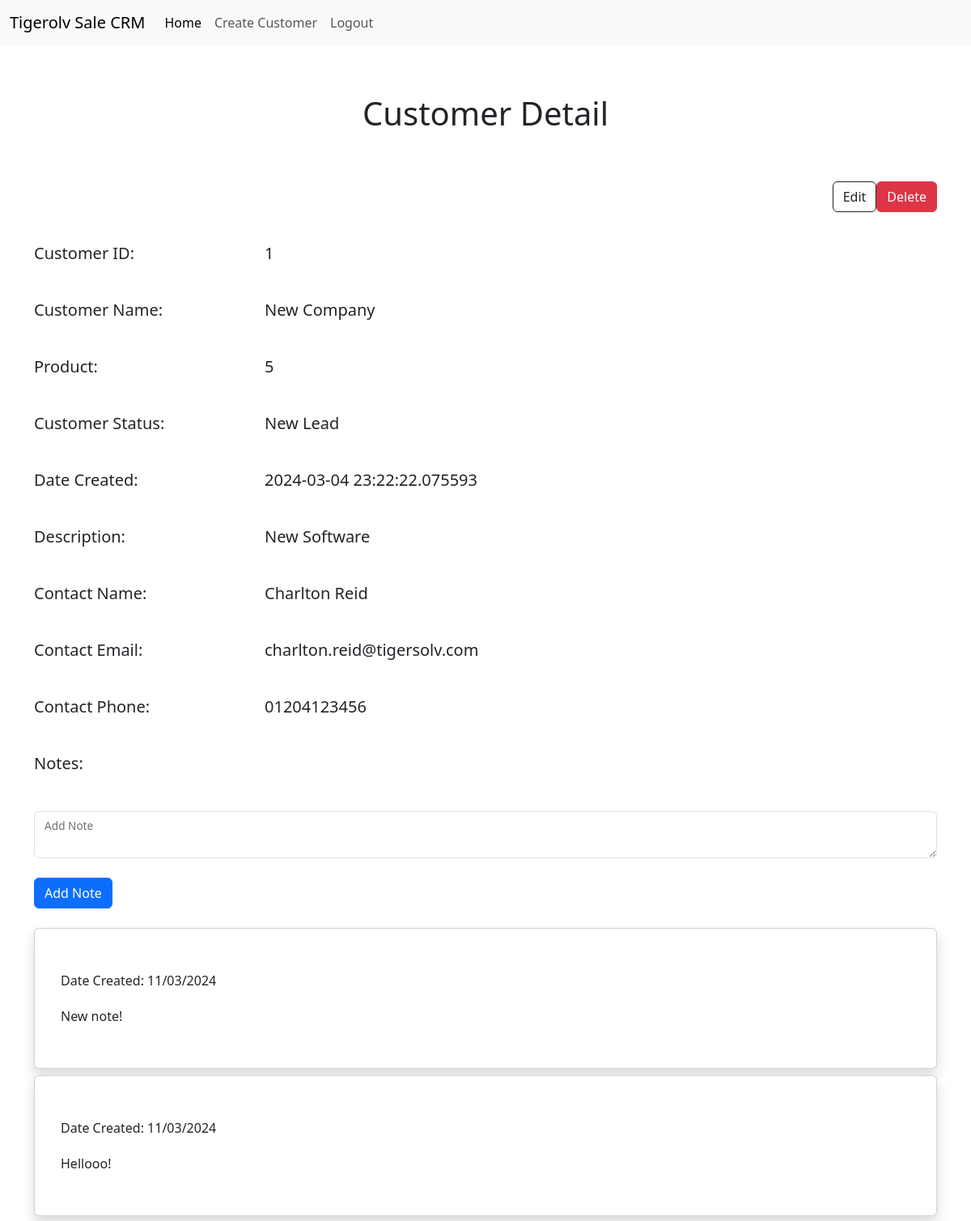
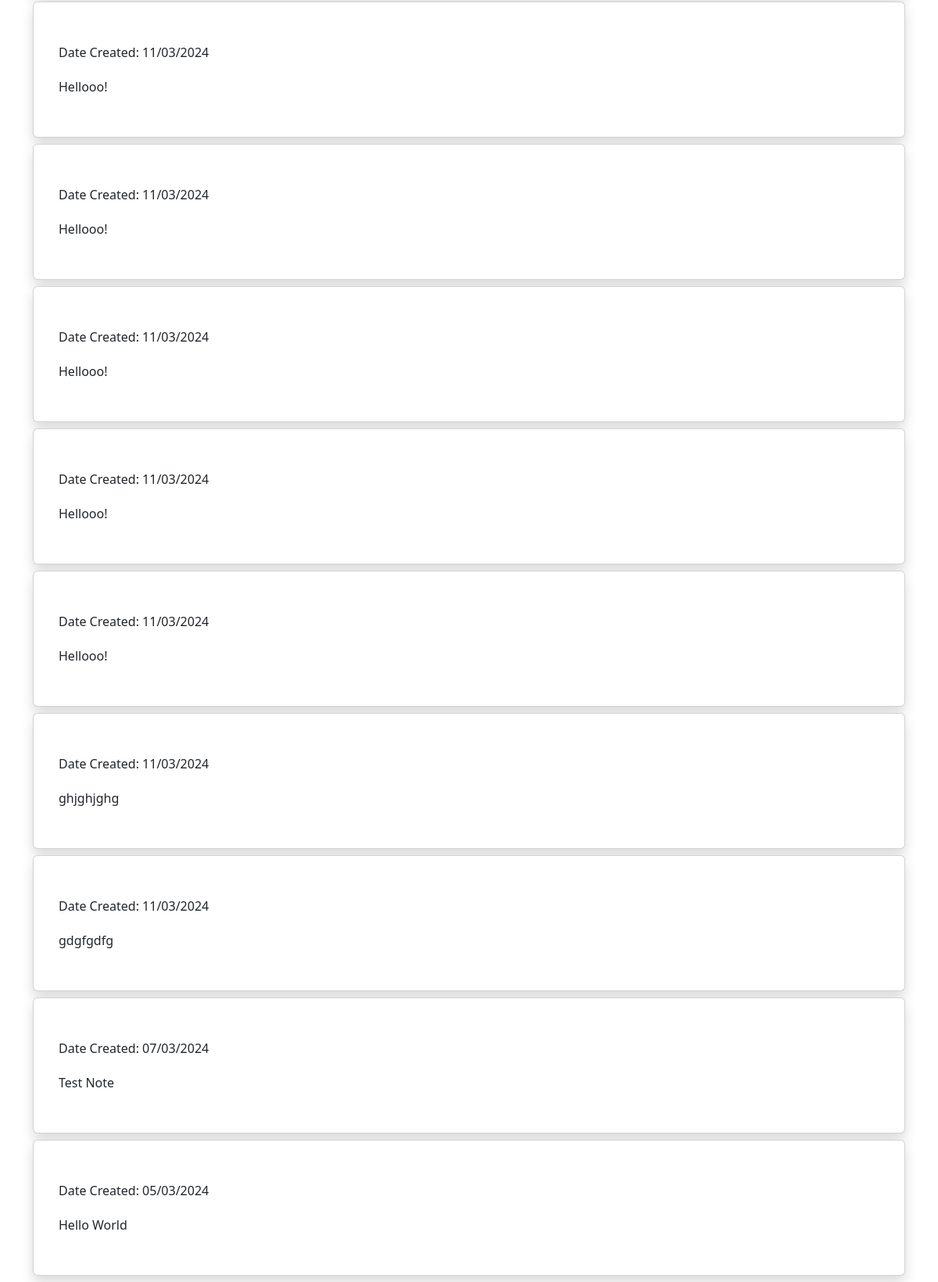
Page /customer/1 (signed in) on the committed database (2 pictures, top to bottom).
### app/models.py (models this page shows, shortened)
class Customer(db.Model):
    __tablename__ = 'customer'
    CustomerId = db.Column(db.Integer,primary_key=True)
    ProductId = db.Column(db.Integer,db.ForeignKey('product.ProductId'))
    Name = db.Column(db.String(128))
    Description = db.Column(db.String(5000))
    Status = db.Column(db.String(64))
    ContactName = db.Column(db.String(128))
    ContactEmail = db.Column(db.String(128))
    ContactPhone = db.Column(db.String(64))
    AgentId = db.Column(db.Integer,db.ForeignKey('user.UserId'))
    DateCreated = db.Column(db.DateTime , default=datetime.utcnow)
    notes = db.relationship('Note',backref='customer',lazy='dynamic')

class Note(db.Model):
    __tablename__ = 'note'
    NoteId = db.Column(db.Integer,primary_key=True)
    CustomerId = db.Column(db.Integer,db.ForeignKey('customer.CustomerId'))
    AgentId = db.Column(db.Integer,db.ForeignKey('user.UserId'))
    Note = db.Column(db.String(2000))
    DateCreated = db.Column(db.DateTime, default=datetime.utcnow)

### app/main/views.py (the view, shortened to what this page needs)
@main.route('/customer/<int:id>', methods=['GET','POST'])
@login_required
@permission_required(Permission.VIEW)
def customerdetail(id):
    form = CreateNoteForm()
    customer = db.session.query(Customer, Note).filter_by(CustomerId=id).outerjoin(Note, Customer.CustomerId == Note.CustomerId).order_by(Note.DateCreated.desc()).all()
    return render_template('customer.html', customer=customer, current_user=current_user, form=form)

### app/main/forms.py
class CreateNoteForm(FlaskForm):
    note = TextAreaField('Note')
    submit = SubmitField('Submit')

### app/models.py (called while the page is built)
    @login_manager.user_loader
    def load_user(user_id):
        return User.query.get(int(user_id))

    def can(self,permissions):
        return self.Role is not None and (self.Role & permissions) == permissions

    def is_administrator(self):
        return self.can(Permission.ADMIN)

### app/templates/customer.html (shortened to what this page needs)
{% extends 'base.html' %}
{% block head %}
    <link rel="stylesheet" href="{{ url_for('static', filename='css/customer.css') }}">
{% endblock head %}
{% block body %}
<div class="container">
    <h1>Customer Detail</h1>
    <div class="row">
        <div class="col-3">
        </div>
        <div class="col d-flex justify-content-end">
            <a class="btn btn-outline-dark mb-3" href="/customer/edit/{{customer.CustomerId}}" role="button">Edit</a>
            <button class="btn btn-danger mb-3" data-bs-toggle="modal" data-bs-target="#deleteModal">Delete</button>
        </div>
    </div>
    <div class="row">
        <div class="col-3">
            <p class="fs-5">Customer ID:</p>
        </div>
        <div class="col-5">
            <p class="fs-5">{{ customer[0][0].CustomerId }}</p>
        </div>
    </div>
    <div class="row">
        <div class="col-3 align-items-center">
            <p class="fs-5">Customer Name:</p>
        </div>
        <div class="col-5 align-items-center">
            <p class="fs-5">{{ customer[0][0].Name }}</p>
        </div>
    </div>
    <div class="row">
        <div class="col-3">
            <p class="fs-5">Product:</p>
        </div>
        <div class="col-5">
            <p class="fs-5">{{ customer[0][0].ProductId }}</p>
        </div>
    </div>
    <div class="row">
        <div class="col-3">
            <p class="fs-5">Customer Status:</p>
        </div>
        <div class="col-5">
            <p class="fs-5">{{ customer[0][0].Status }}</p>
        </div>
    </div>
    <div class="row">
        <div class="col-3">
            <p class="fs-5">Date Created:</p>
        </div>
        <div class="col-5">
            <p class="fs-5">{{ customer[0][0].DateCreated }}</p>
        </div>
    </div>
    <div class="row">
        <div class="col-3">
            <p class="fs-5">Description:</p>
        </div>
        <div class="col-5">
            <p class="fs-5">{{ customer[0][0].Description }}</p>
        </div>
    </div>
    <div class="row">
        <div class="col-3">
            <p class="fs-5">Contact Name:</p>
        </div>
        <div class="col-5">
            <p class="fs-5">{{ customer[0][0].ContactName }}</p>
        </div>
    </div>
    <div class="row">
        <div class="col-3">
            <p class="fs-5">Contact Email:</p>
        </div>
        <div class="col-5">
            <p class="fs-5">{{ customer[0][0].ContactEmail }}</p>
        </div>
    </div>
    <div class="row">
        <div class="col-3">
            <p class="fs-5">Contact Phone:</p>
        </div>
        <div class="col-5">
            <p class="fs-5">{{ customer[0][0].ContactPhone }}</p>
        </div>
    </div>
    <div class="row">
        <div class="col-3">
            <p class="fs-5">Notes:</p>
        </div>
    </div>
</div>
<div class="container mt-4">
    <div class="row">
        <form method="POST" action="/customer/{{ customer[0][0].CustomerId }}">
            <div class="form-floating">
                {{ form.note(class='form-control mb-4', id='noteInput') }}
                <label for="noteInput">Add Note</label>
            </div>
            {{ form.submit(class='btn btn-primary mb-4', value="Add Note") }}
        </form>
    </div>
    {% for result in customer %}
    <div class="card shadow p-3 mb-2 bg-body rounded">
        <div class="card-body">
            <p class="align-self-start">Date Created: {{ result[1].DateCreated.strftime('%d/%m/%Y') }}</p>
            <p>{{ result[1].Note }}</p>
        </div>
    </div>
    {% endfor %}
</div>
{% endblock body %}

### app/templates/base.html (shortened to what this page needs)
<!DOCTYPE html>
<html>
    <head>
        <link rel="stylesheet" href="">
        <link href="https://cdn.jsdelivr.net/npm/bootstrap@5.3.2/dist/css/bootstrap.min.css" rel="stylesheet">
        <link rel="stylesheet" href="{{ url_for('static', filename='css/main.css') }}">
        {% block head %}{% endblock %}
        {% block navbar %}
        <nav class="navbar navbar-expand-lg bg-body-tertiary">
            <div class="container-fluid">
              <a class="navbar-brand" href="/">Tigerolv Sale CRM</a>
              <div class="collapse navbar-collapse" id="navbarNav">
                <ul class="navbar-nav">
                  <li class="nav-item">
                    <a class="nav-link active" aria-current="page" href="/">Home</a>
                  </li>
                  {% if current_user.can(1) %}
                  <li class="nav-item">
                    <a class="nav-link" aria-current="page" href="/customer/create">Create Customer</a>
                  </li>
                  {% endif %}
                  <li class="nav-item">
                    <a class="nav-link " href="/auth/logout">Logout</a>
                  </li>
                </ul>
              </div>
            </div>
          </nav>
        {% endblock navbar %}
    </head>
    <body>
        {% block body %}
        {% endblock body %}
    </body>
</html>

### app/static/css/customer.css (style rules this page uses)
h1 { text-align: center; margin-block: 60px; }
p { margin-block: 20px; }

### rows in the picture
Customer: CustomerId "1", Name "New Company", ProductId "5", Status "New Lead", DateCreated "2024-03-04 23:22:22.075593", Description "New Software", ContactName "Charlton Reid", ContactEmail "charlton.reid@tigersolv.com", ContactPhone "01204123456", DateCreated "11/03/2024", Note "New note!", Note "Hellooo!", Note "ghjghjghg", Note "gdgfgdfg", DateCreated "07/03/2024", Note "Test Note", DateCreated "05/03/2024", Note "Hello World"
